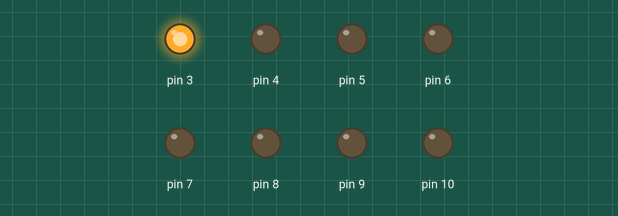
A sketch run on a simulated Arduino Uno, built with avr-gcc and run on an emulated ATmega328P. On the bench: output pins drawn as LEDs (lit = HIGH).

Above: at 0.2 s.
At 1.2 s:
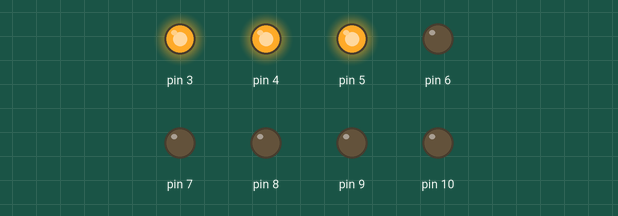
At 2.2 s:
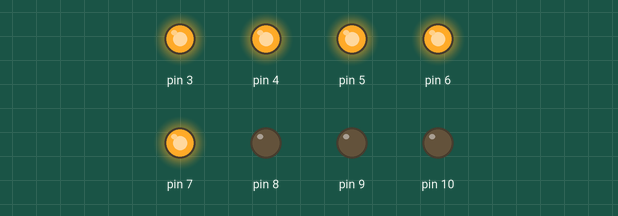
At 4.7 s:
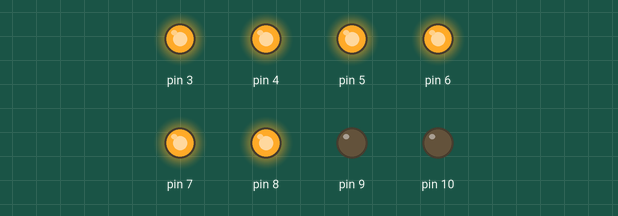
At 6.7 s:
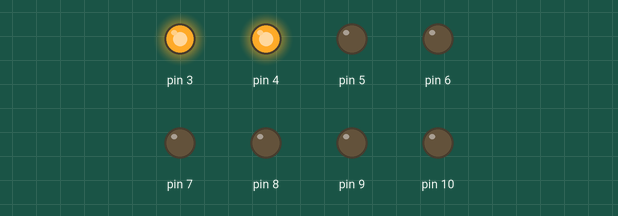
At 9.7 s:
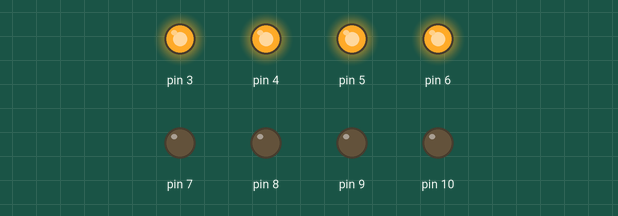
Timing chart, 0 to 10.4 s (numbered marks = the images above):
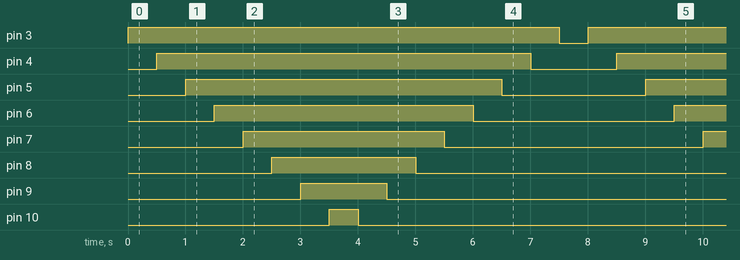

The sketch:

8LED.ino
```cpp
const uint8_t LEDS[] = {3U ,4U ,5U ,6U ,7U ,8U ,9U, 10U};

void setup()
{
  // pinMode(LED1, OUTPUT);
  // pinMode(LED2, OUTPUT);
  // pinMode(LED3, OUTPUT);
  // pinMode(LED4, OUTPUT);
  // pinMode(LED5, OUTPUT);
  // pinMode(LED6, OUTPUT);
  // pinMode(LED7, OUTPUT);
  // pinMode(LED8, OUTPUT);
  for(int i = 0; i < 8; i++){
    pinMode(LEDS[i], OUTPUT);
  }
}

void loop()
{
  // digitalWrite(LED1, HIGH);
  // delay(100UL);
  // digitalWrite(LED2, HIGH);
  // delay(500UL);
  // digitalWrite(LED3, HIGH);
  // delay(500UL);
  // digitalWrite(LED4, HIGH);
  // delay(500UL);
  // digitalWrite(LED5, HIGH);
  // delay(500UL);
  // digitalWrite(LED6, HIGH);
  // delay(500UL);
  // digitalWrite(LED7, HIGH);
  // delay(500UL);
  // digitalWrite(LED8, HIGH);
  // delay(500UL);
  for(int i = 0; i < 8; i++){
    digitalWrite(LEDS[i], HIGH);
    delay(500UL);
  }

  for(int i = 7; i >= 0; i--){
    digitalWrite(LEDS[i], LOW);
    delay(500UL);
}

  // digitalWrite(LED8, LOW);
  // delay(500UL);
  // digitalWrite(LED7, LOW);
  // delay(500UL);
  // digitalWrite(LED6, LOW);
  // delay(500UL);
  // digitalWrite(LED5, LOW);
  // delay(500UL);
  // digitalWrite(LED4, LOW);
  // delay(500UL);
  // digitalWrite(LED3, LOW);
  // delay(500UL);
  // digitalWrite(LED2, LOW);
  // delay(100UL);
  // digitalWrite(LED1, LOW);
  // delay(100UL);
  }
```

Measured:
- by itself, pin 3: alternates HIGH for 7.5 s and LOW for 0.50 s
- by itself, pin 4: alternates HIGH for 6.5 s and LOW for 1.5 s
- by itself, pin 5: alternates HIGH for 5.5 s and LOW for 2.5 s
- by itself, pin 6: alternates HIGH for 4.5 s and LOW for 3.5 s
- by itself, pin 7: alternates HIGH for 3.5 s and LOW for 4.5 s
- by itself, pin 8: alternates HIGH for 2.5 s and LOW for 5.5 s
- by itself, pin 9: alternates HIGH for 1.5 s and LOW for 6.5 s
- by itself, pin 10: alternates HIGH for 0.50 s and LOW for 7.5 s
